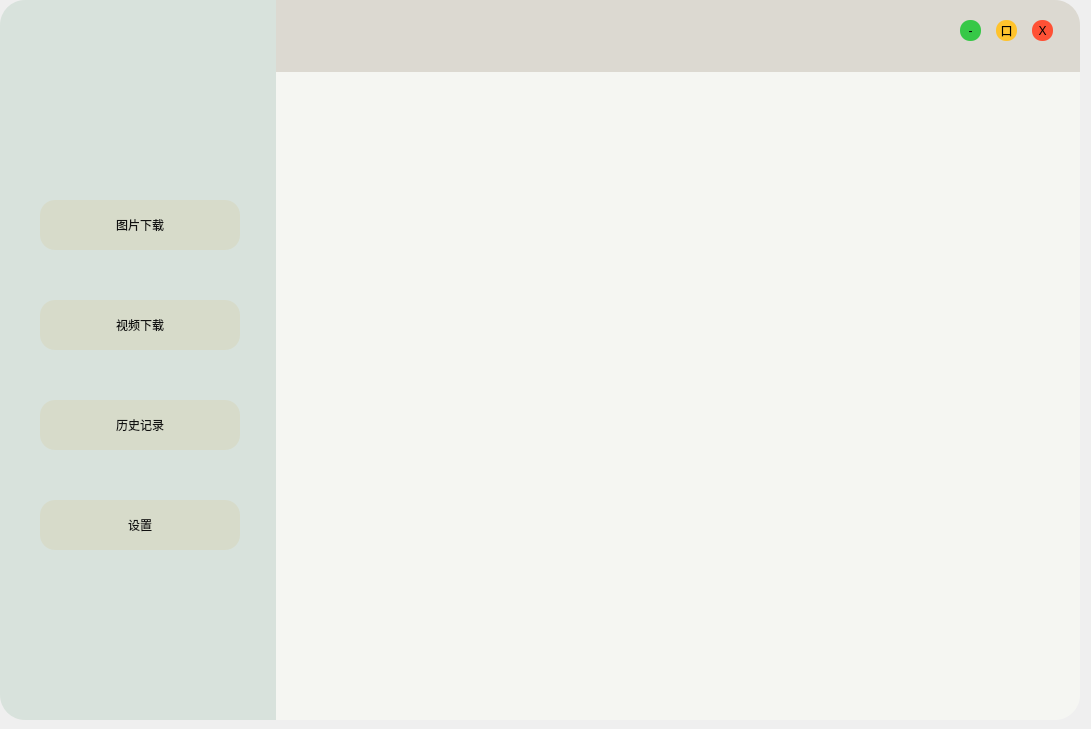
<?xml version="1.0" encoding="UTF-8"?>
<ui version="4.0">
 <class>MainPage</class>
 <widget class="QDialog" name="MainPage">
  <property name="geometry">
   <rect>
    <x>0</x>
    <y>0</y>
    <width>1091</width>
    <height>729</height>
   </rect>
  </property>
  <property name="windowTitle">
   <string>暂时没想好</string>
  </property>
  <property name="styleSheet">
   <string notr="true"/>
  </property>
  <widget class="QFrame" name="frame_left">
   <property name="geometry">
    <rect>
     <x>0</x>
     <y>0</y>
     <width>276</width>
     <height>720</height>
    </rect>
   </property>
   <property name="styleSheet">
    <string notr="true">background-color: #D8E2DC;
color: rgb(16, 16, 16);
border-bottom-left-radius: 25px;
border-top-left-radius: 25px;
font: 16pt &quot;【慧心】奶酪体&quot;;</string>
   </property>
   <property name="frameShape">
    <enum>QFrame::StyledPanel</enum>
   </property>
   <property name="frameShadow">
    <enum>QFrame::Raised</enum>
   </property>
   <widget class="QPushButton" name="Button_image">
    <property name="geometry">
     <rect>
      <x>40</x>
      <y>200</y>
      <width>200</width>
      <height>50</height>
     </rect>
    </property>
    <property name="styleSheet">
     <string notr="true">background-color: #D7DBCA;
color: rgb(16, 16, 16);
border-radius: 15px;</string>
    </property>
    <property name="text">
     <string>图片下载</string>
    </property>
   </widget>
   <widget class="QPushButton" name="Button_video">
    <property name="geometry">
     <rect>
      <x>40</x>
      <y>300</y>
      <width>200</width>
      <height>50</height>
     </rect>
    </property>
    <property name="styleSheet">
     <string notr="true">background-color: #D7DBCA;
color: rgb(16, 16, 16);
border-radius: 15px;</string>
    </property>
    <property name="text">
     <string>视频下载</string>
    </property>
   </widget>
   <widget class="QPushButton" name="Button_setting">
    <property name="geometry">
     <rect>
      <x>40</x>
      <y>500</y>
      <width>200</width>
      <height>50</height>
     </rect>
    </property>
    <property name="styleSheet">
     <string notr="true">background-color: #D7DBCA;
color: rgb(16, 16, 16);
border-radius: 15px;</string>
    </property>
    <property name="text">
     <string>设置</string>
    </property>
   </widget>
   <widget class="QPushButton" name="Button_history">
    <property name="geometry">
     <rect>
      <x>40</x>
      <y>400</y>
      <width>200</width>
      <height>50</height>
     </rect>
    </property>
    <property name="styleSheet">
     <string notr="true">background-color: #D7DBCA;
color: rgb(16, 16, 16);
border-radius: 15px;</string>
    </property>
    <property name="text">
     <string>历史记录</string>
    </property>
   </widget>
  </widget>
  <widget class="QFrame" name="frame_right">
   <property name="geometry">
    <rect>
     <x>276</x>
     <y>72</y>
     <width>804</width>
     <height>648</height>
    </rect>
   </property>
   <property name="styleSheet">
    <string notr="true">background-color: #F5F6F2;
border-bottom-right-radius: 25px;</string>
   </property>
   <property name="frameShape">
    <enum>QFrame::StyledPanel</enum>
   </property>
   <property name="frameShadow">
    <enum>QFrame::Raised</enum>
   </property>
  </widget>
  <widget class="QFrame" name="frame_Background">
   <property name="geometry">
    <rect>
     <x>276</x>
     <y>0</y>
     <width>804</width>
     <height>72</height>
    </rect>
   </property>
   <property name="styleSheet">
    <string notr="true">background-color: #DCD9D1;
border-top-right-radius: 25px;</string>
   </property>
   <property name="frameShape">
    <enum>QFrame::StyledPanel</enum>
   </property>
   <property name="frameShadow">
    <enum>QFrame::Plain</enum>
   </property>
   <widget class="QPushButton" name="Button_Min">
    <property name="geometry">
     <rect>
      <x>684</x>
      <y>20</y>
      <width>21</width>
      <height>21</height>
     </rect>
    </property>
    <property name="styleSheet">
     <string notr="true">border-radius: 10px;
background-color: #37C847;</string>
    </property>
    <property name="text">
     <string>-</string>
    </property>
   </widget>
   <widget class="QPushButton" name="Button_Max">
    <property name="geometry">
     <rect>
      <x>720</x>
      <y>20</y>
      <width>21</width>
      <height>21</height>
     </rect>
    </property>
    <property name="styleSheet">
     <string notr="true">border-radius: 10px;
background-color: #FFC32D;</string>
    </property>
    <property name="text">
     <string>口</string>
    </property>
   </widget>
   <widget class="QPushButton" name="Button_Close">
    <property name="geometry">
     <rect>
      <x>756</x>
      <y>20</y>
      <width>21</width>
      <height>21</height>
     </rect>
    </property>
    <property name="styleSheet">
     <string notr="true">border-radius: 10px;
background-color: rgb(255, 81, 53);</string>
    </property>
    <property name="text">
     <string>X</string>
    </property>
   </widget>
  </widget>
  <zorder>frame_Background</zorder>
  <zorder>frame_left</zorder>
  <zorder>frame_right</zorder>
 </widget>
 <resources>
  <include location="Resource.qrc"/>
 </resources>
 <connections/>
 <slots>
  <slot>display()</slot>
 </slots>
</ui>
